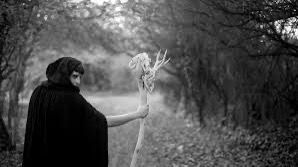
#> input picture S5/TSI/images/image_gris.jpg, 298 x 167 px
$ jupyter execute TP1.ipynb
#> lines starting #> are read from the running program, lines starting #| are printed output that depends on the picture
## EXERCICE 1
1. Définir une image numérique et présenter ses différentes formes de représentation.
2. Citer les différents formats d'image et expliquer les différences en termes de
compression, de taille et de qualité d'image.

## Définition et Représentation d'une Image Numérique

1. **Définir une image numérique et présenter ses différentes formes de représentation.**

    Une image numérique est une représentation visuelle stockée sous forme de données numériques, composée de pixels. Les formes de représentation incluent :
    - **Bitmap (ou raster)** : Grille de pixels (JPEG, PNG, BMP, GIF).
    - **Vectorielle** : Formes géométriques définies par des formules mathématiques (SVG, EPS, PDF).

2. **Citer les différents formats d'image et expliquer les différences en termes de compression, de taille et de qualité d'image.**

    - **JPEG** : Compression avec perte, petite taille, perte de qualité.
    - **PNG** : Compression sans perte, grande taille, haute qualité.
    - **GIF** : Compression sans perte, animations, limité à 256 couleurs.
    - **BMP** : Non compressé, très volumineux.
    - **SVG** : Vectoriel, redimensionnement sans perte de qualité.
    - **TIFF** : Compression avec ou sans perte, haute qualité.

## EXERCICE 2

1. Utilisez une bibliothèque comme OpenCV pour charger une image en niveaux de gris.
2. Afficher la taille de cette image sous la forme (hauteur, largeur).
3. Afficher les valeurs des pixels pour une petite portion de l'image :
a. Extraire une portion de 10 lignes et 10 colonnes.
b. Afficher cette portion sous forme de matrice.
4. Expliquer la relation entre les valeurs des pixels et la luminosité.

[cell 1]
import cv2
import matplotlib.pyplot as plt

image = cv2.imread('images/image_gris.jpg', cv2.IMREAD_GRAYSCALE)
#> image is the input picture: shape (167, 298); min 0, max 255, mean 77.4
# [20 lines of commented-out code are left out]

hauteur, largeur = image.shape
#> hauteur = 167; largeur = 298

print(f'hauteur : {hauteur}, largeur : {largeur}')
#| hauteur : 167, largeur : 298

portion = image[:10, :10]
print(portion)
#| [[36 14  4 21 44  4 10 30 32 44]
#|  [58 54 45 59 44 10  8 26 50 60]
#|  [38 53 55 78 45 29 23 28 39 52]
#|  [26 37 43 60 42 46 56 47 32 35]
#|  [25 38 61 68 65 55 68 47 39 25]
#|  [36 45 60 54 55 40 68 67 52 41]
#|  [61 54 31 21 22 21 54 79 64 72]
#|  [46 52 34 59 55 35 10 15 54 73]
#|  [55 39 36 50 56 47 42 46 60 65]
#|  [55 39 30 37 46 51 58 68 71 63]]


plt.imshow(image, cmap='gray')
plt.title("Image en Niveaux de Gris")

plt.tight_layout()
plt.show()

4. la relation entre les valeurs des pixels et la luminosité :

__est La luminosité d'une image est déterminée par les valeurs des pixels. Plus la valeur d'un pixel est élevée, plus le pixel est lumineux. Les valeurs des pixels varient généralement de 0 (noir) à 255 (blanc) dans une image en niveaux de gris.__

## EXERCICE 3:
1. Utilisez une bibliothèque comme OpenCV pour charger une image en couleur.
2. Afficher la taille de cette image sous la forme (hauteur, largeur).
3. Afficher les valeurs des pixels pour une petite portion de l'image :
a. Extraire une portion de 10 lignes et 10 colonnes.
b. Afficher cette portion sous forme de matrice.
4. Expliquer la relation entre les valeurs des pixels et la luminosité.

[cell 2]
import cv2
import matplotlib.pyplot as plt
import numpy as np

image = cv2.imread('images/image_color.jpg')
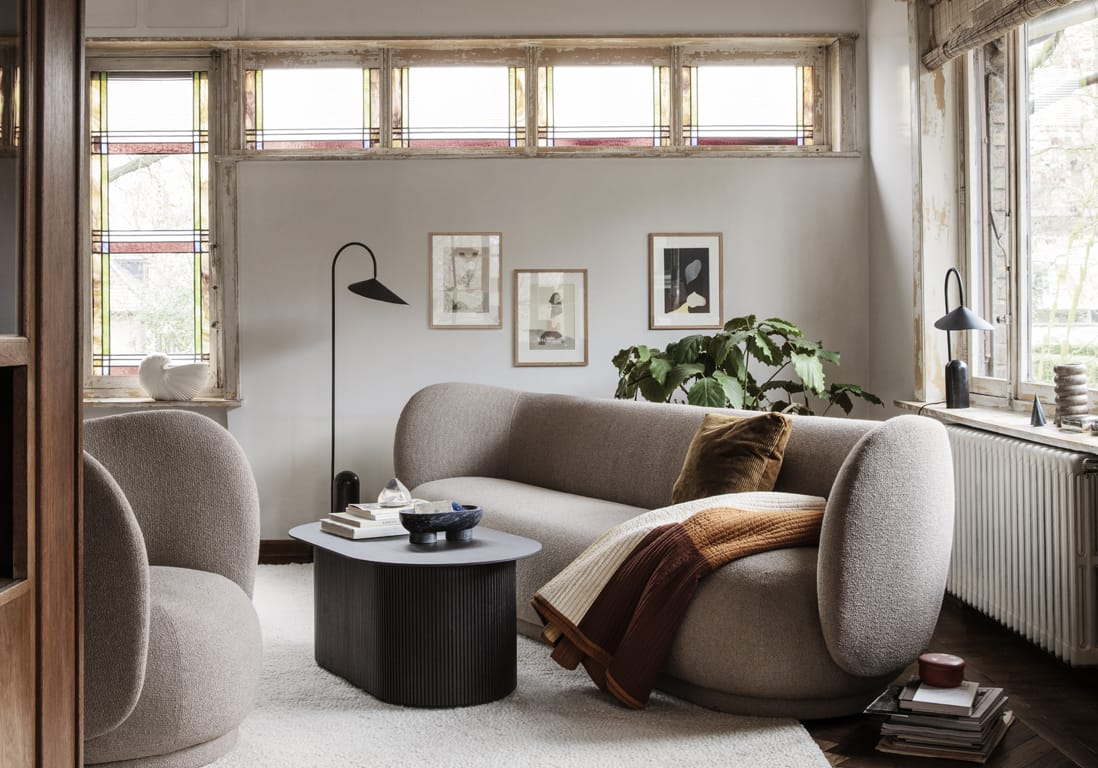
#> input picture S5/TSI/images/image_color.jpg, 1098 x 768 px
#> image is the input picture: shape (768, 1098, 3); mean B, G, R 126.9, 134.7, 143.5
image = cv2.cvtColor(image, cv2.COLOR_BGR2RGB)

hauteur, largeur, _ = image.shape
#> hauteur = 768; largeur = 1098

print(f'hauteur : {hauteur}, largeur : {largeur}')
#| hauteur : 768, largeur : 1098

portion = image[:10, :10]
print(portion)
#> (printed output is left out)

plt.imshow(image)
plt.title('original')
plt.axis(False)
plt.show()

[cell 3]
# change to gray

def by_moyenne(image):
    return np.mean(image, axis=2).astype(np.uint8)

# [9 lines of commented-out code are left out]

def by_pondiration(image):
    red = 0.2989
    vert = 0.5870
    blue = 0.1140

    result = image.copy()
    result = (result[:,:,0] * red + result[:,:,1] * vert + result[:,:,2] * blue)//3
    return result

def by_hsv(image):
    imageHSV = cv2.cvtColor(image, cv2.COLOR_RGB2HSV)
    return imageHSV[:,:,2]

def one_color(image):
    return image[:,:,2]

def min_max_gray(image):
    max_channel = np.max(image, axis=2)
    min_channel = np.min(image, axis=2)
    return np.clip((max_channel + min_channel) // 2, 0 ,255).astype(np.uint8)
plt.imshow(min_max_gray(image), cmap='gray')
plt.title('original')
plt.axis(False)
plt.show()

# EXERCICE 4:
Écrivez une fonction qui ajuste la luminosité d'une image en couleur puis en niveau de gris : En
ajoutant une valeur pour rendre l'image plus claire et en soustrayant une valeur pour rendre
l'image plus sombre.

[cell 4]
import cv2
import matplotlib.pyplot as plt
import numpy as np

def adjuste_lumosité(image, valeur):
#> called with valeur = 25
    return np.clip(image + valeur, 0, 255).astype('uint8')
#> returned value: shape (167, 298)

image = cv2.imread('images/image_gris.jpg')
image = cv2.cvtColor(image, cv2.COLOR_BGR2GRAY)

plt.imshow(adjuste_lumosité(image, 25), cmap='gray')
plt.title("adjusté luminosité")
plt.axis("off")

plt.show()

# EXERCICE 5:
Exercice 5 : Principe des pixels noir et blanc
Créer une image noire de 100x100 pixels et dessiner un carré blanc au centre de l'image :
1. L'image doit être entièrement noire (valeurs des pixels = 0).
2. Le carré blanc doit être dessiné au centre avec des pixels de valeur 255.
3. Le carré doit avoir une taille de 30x30 pixels.

[cell 5]
import numpy as np
import matplotlib.pyplot as plt

image_noir = np.zeros((100, 100))

print('triangle black')
plt.figure(figsize=(10, 15))
plt.subplot(1, 2, 1)
plt.imshow(image_noir, cmap='gray')
plt.axis(False)
plt.title('image noir')

image_noir[30:70, 30:70] = 255

print('triangle noir avec carre blanc')
plt.subplot(1, 2, 2)
plt.imshow(image_noir, cmap='gray')
plt.axis(False)
plt.title('image noir')

plt.show()
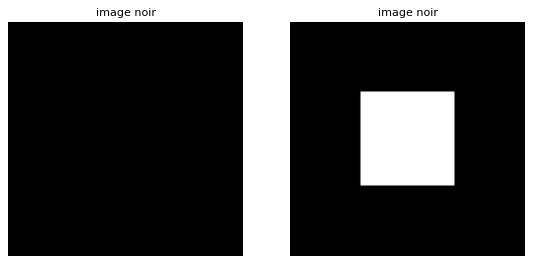
#> figure drawn by matplotlib, 2 panels

# EXERCICE 6:
1. Charger une image couleur
2. Extraire et afficher chaque canal de couleur (rouge, vert, bleu) en mettant les autres
canaux à zéro :<br>
    a. Canal rouge : Conservez uniquement les valeurs du canal rouge et mettez les
canaux vert et bleu à zéro. <br>
    b. Canal vert : Conservez uniquement les valeurs du canal vert et mettez les canaux
rouge et bleu à zéro. <br>
    c. Canal bleu : Conservez uniquement les valeurs du canal bleu et mettez les
canaux rouge et vert à zéro.
3. Afficher les résultats sous forme d'images séparées pour chaque canal. Vous devrez voir
trois images : <br>
a. Une image où seul le rouge est visible. <br>
b. Une image où seul le vert est visible. <br>
c. Une image où seul le bleu est visible.
##### __Consignes__ :
Utilisez un éditeur de code comme Python avec la bibliothèque OpenCV pour charger l'image
et manipuler les canaux et affichez les images de chaque canal en utilisant la bibliothèque de
visualisation d'images comme matplotlib pour voir le résultat.

[cell 6]
import cv2
import matplotlib.pyplot as plt
import numpy as np

image = cv2.imread('images/image_color.jpg')
image = cv2.cvtColor(image, cv2.COLOR_BGR2RGB)

def image_rouge(img):
    img_copy = img.copy()
    img_copy[:,:,1], img_copy[:,:,2] = 0, 0
    return img_copy
def image_vert(img):
    img_copy = img.copy()
    img_copy[:,:,0], img_copy[:,:,2] = 0, 0
    return img_copy
def image_blue(img):
    img_copy = img.copy()
    img_copy[:,:,0], img_copy[:,:,1] = 0, 0
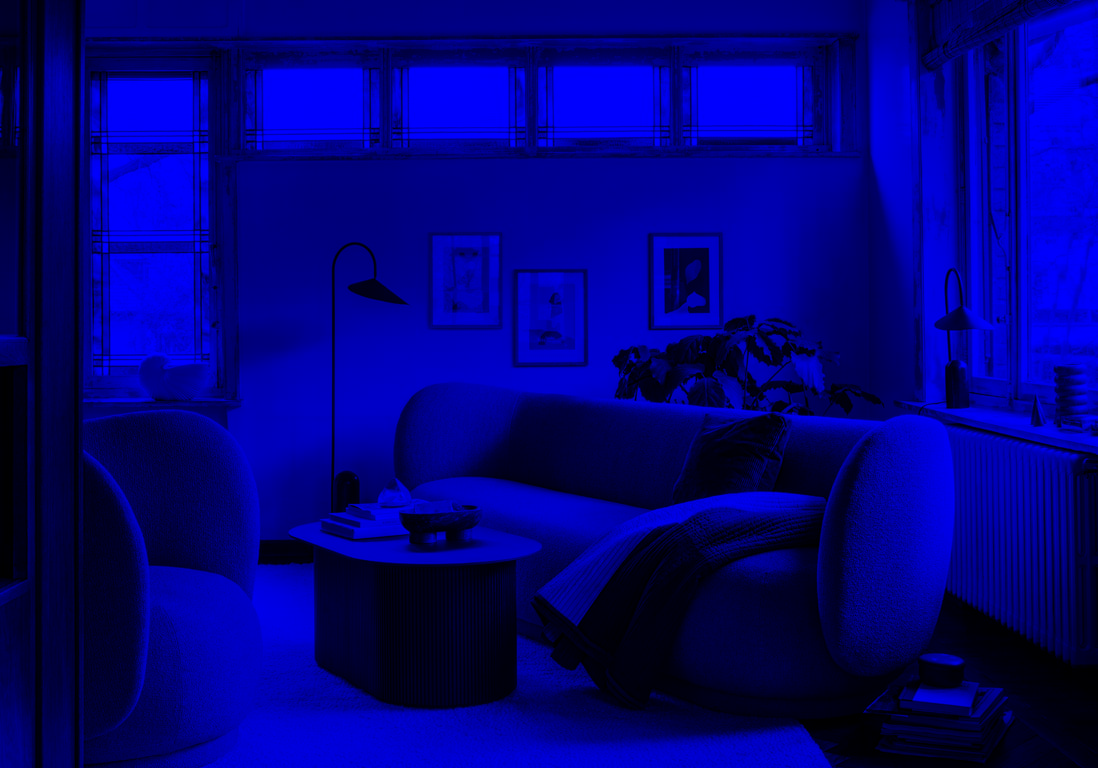
#> img_copy: shape (768, 1098, 3); mean R, G, B 0, 0, 126.9
    return img_copy

image_rouge = image_rouge(image)
image_vert = image_vert(image)
image_blue = image_blue(image)

fig, axe = plt.subplots(1, 4, figsize=(10, 15))

titles = ['original', 'rouge', 'vert', 'blue']
images = [image, image_rouge, image_vert, image_blue]

for i in range(len(images)):
    axe[i].imshow(images[i])
    axe[i].set_title(titles[i])
    axe[i].axis(False)
#> this loop made 4 passes


plt.tight_layout()
plt.show()

# EXERICICE 7:
1. Charger une image en couleur et la convertir en espace HSV.
2. Augmenter ou diminuer la saturation de l'image (canal S) pour observer l'effet sur les
couleurs.
3. Reconvertir l'image en espace RVB et afficher le résultat.

[cell 7]
import cv2
import matplotlib.pyplot as plt
import numpy as np

image = cv2.imread('images/image_color.jpg')
image_rgb = cv2.cvtColor(image, cv2.COLOR_BGR2RGB)
image = cv2.cvtColor(image, cv2.COLOR_BGR2HSV)
#> image: shape (768, 1098, 3); mean H, S, V 24.1, 44.6, 143.8
def augmenter_saturation(img, value=50):
#> called with value = 50
    copy_image = img.copy()
    copy_image[:, :, 1] = np.clip(copy_image[:, :, 1] + value, 0, 255)
#> copy_image: shape (768, 1098, 3); mean H, S, V 24.1, 93.6, 143.8
    return cv2.cvtColor(copy_image, cv2.COLOR_HSV2RGB)
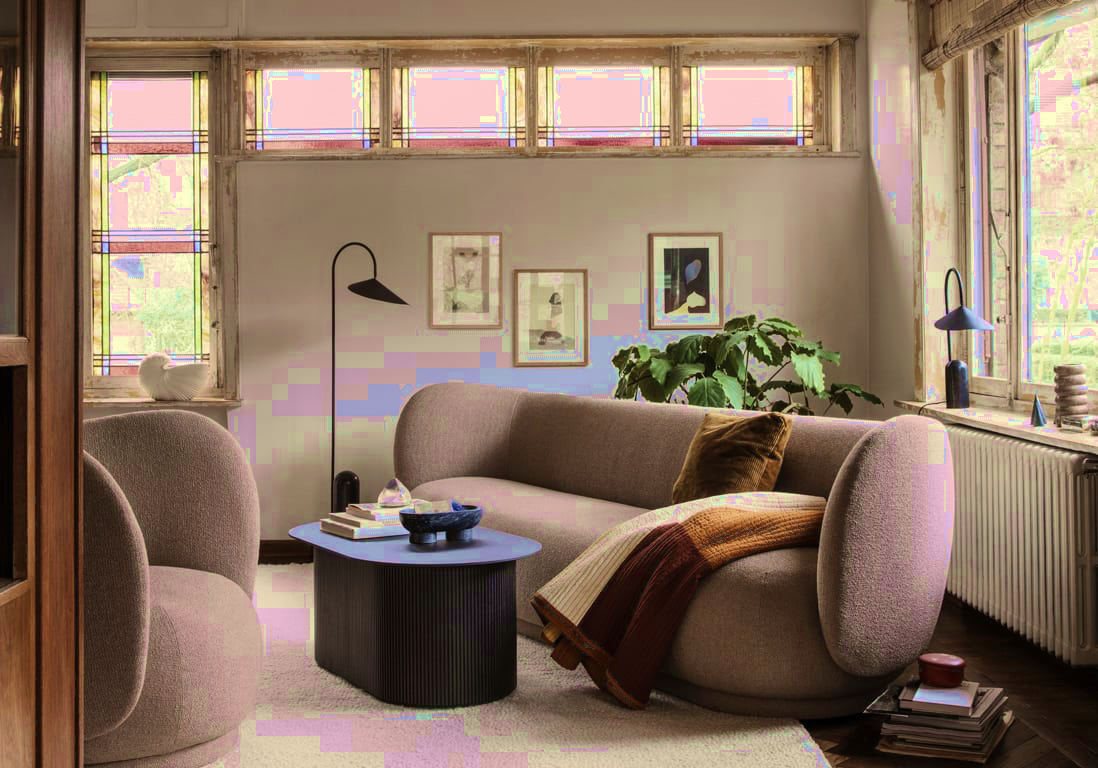
#> returned value: shape (768, 1098, 3); mean R, G, B 141.8, 118.8, 100.4

def diminuer_saturation(img, value=50):
#> called with value = 50
    copy_image = img.copy()
    copy_image[:, :, 1] = np.clip(copy_image[:, :, 1] - value, 0, 255)
#> copy_image: shape (768, 1098, 3); mean H, S, V 24.1, 162.6, 143.8
    return cv2.cvtColor(copy_image, cv2.COLOR_HSV2RGB)
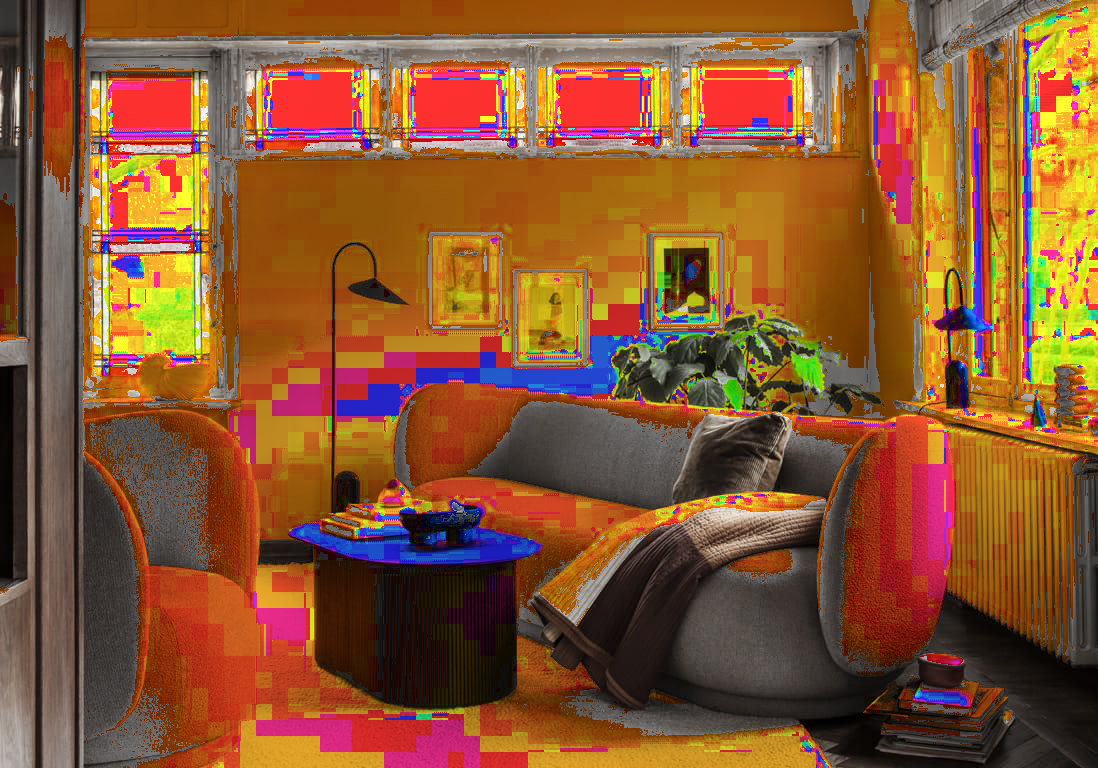
#> returned value: shape (768, 1098, 3); mean R, G, B 137, 86.4, 48.4

fig, axe = plt.subplots(1, 3, figsize=(15, 10))

titles = ['original', 'augmenter saturation', 'diminuer sturtion']
images = [image_rgb, augmenter_saturation(image), diminuer_saturation(image)]

for i in range(len(images)):
    axe[i].imshow(images[i])
    axe[i].set_title(titles[i])
    axe[i].axis(False)
#> this loop made 3 passes

plt.tight_layout()
plt.show()

# EXERCICE 8:
Pour convertir une image couleur en espace HSV vers une image en niveaux de gris, nous
devons d'abord transformer l'image de l'espace HSV en un format compatible avec les niveaux
de gris. Dans l'espace HSV (Hue, Saturation, Value), l'information de luminance (intensité) est
généralement contenue dans le canal Value (V). Nous pouvons donc extraire ce canal pour
obtenir une approximation en niveaux de gris de l'image.
1. Charger une image couleur en format HSV.
2. Extraire le canal V de l'image HSV pour obtenir l'intensité lumineuse.
3. Afficher l'image d'origine et l'image convertie en niveaux de gris en utilisant le canal V.

[cell 8]
import cv2
import matplotlib.pyplot as plt
import numpy as np

image = cv2.imread('images/image_color.jpg')
image_hsv = cv2.cvtColor(image, cv2.COLOR_BGR2HSV)
image_rgb = cv2.cvtColor(image, cv2.COLOR_BGR2RGB)


value = image_hsv[:, :, 2]


titles = ['origin', 'hsv', 'rgb', 'gray']
images = [image, image_hsv, image_rgb, value]

fig, axe = plt.subplots(1, 4, figsize=(10, 8))


for i in range(len(images)):
    axe[i].imshow(images[i], cmap='gray')
    axe[i].set_title(titles[i])
    axe[i].axis('off')


# [23 lines of commented-out code are left out]


plt.tight_layout()
plt.show()
#> figure, not shown here; B, G, R data is drawn as R, G, B

# EXERCICE 9:
Appliquer des filtres de couleur sur une image en modifiant l'intensité de chaque canal (rouge,
vert, bleu) et observer les changements.
1. Chargez une image couleur.
2. Convertissez l'image en format RGB pour un affichage correct.
3. Appliquez un filtre rouge en augmentant la valeur du canal rouge.
4. Appliquez un filtre vert en augmentant la valeur du canal vert.
5. Appliquez un filtre bleu en augmentant la valeur du canal bleu.
6. Affichez : <br>
a. L'image originale. <br>
b. L'image avec le filtre rouge. <br>
c. L'image avec le filtre vert. <br>
d. L'image avec le filtre bleu. <br>

[cell 9]
import cv2
import matplotlib.pyplot as plt
import numpy as np

image = cv2.imread('images/image_color.jpg')

# convertiser l'mage a format rgb
image_rgb = cv2.cvtColor(image, cv2.COLOR_BGR2RGB)

# augmentation de rouge
def augmenter_rouge(img, valeur=50):
#> called with valeur = 50
    image_copy = image_rgb.copy()
    image_copy[:, :, 0] = np.clip(image_rgb[:, :, 0] + valeur, 0, 255)
    return image_copy

# augmentation de vert
def augmenter_vert(img, valeur=50):
#> called with valeur = 50
    image_copy = image_rgb.copy()
    image_copy[:, :, 1] = np.clip(image_rgb[:, :, 1] + valeur, 0, 255)
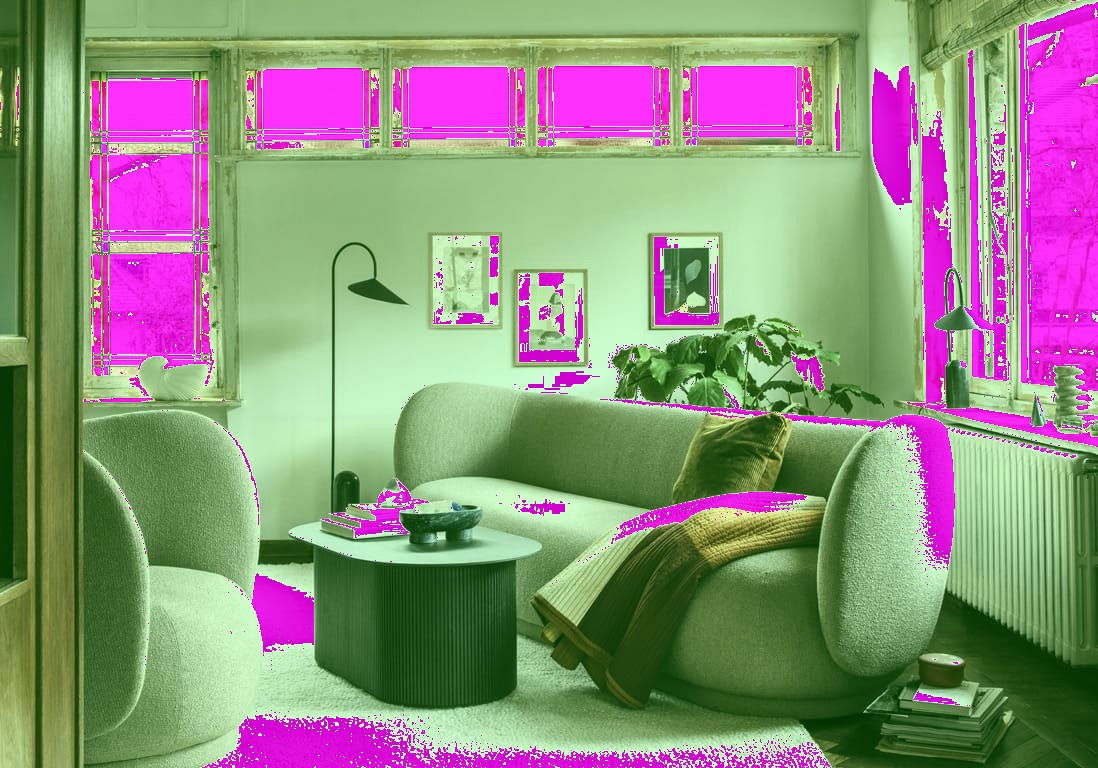
#> image_copy: shape (768, 1098, 3); mean R, G, B 143.5, 142.2, 126.9
    return image_copy

# augmentation de blue
def augmenter_blue(img, valeur=50):
#> called with valeur = 50
    image_copy = image_rgb.copy()
    image_copy[:, :, 2] = np.clip(image_rgb[:, :, 2] + valeur, 0, 255)
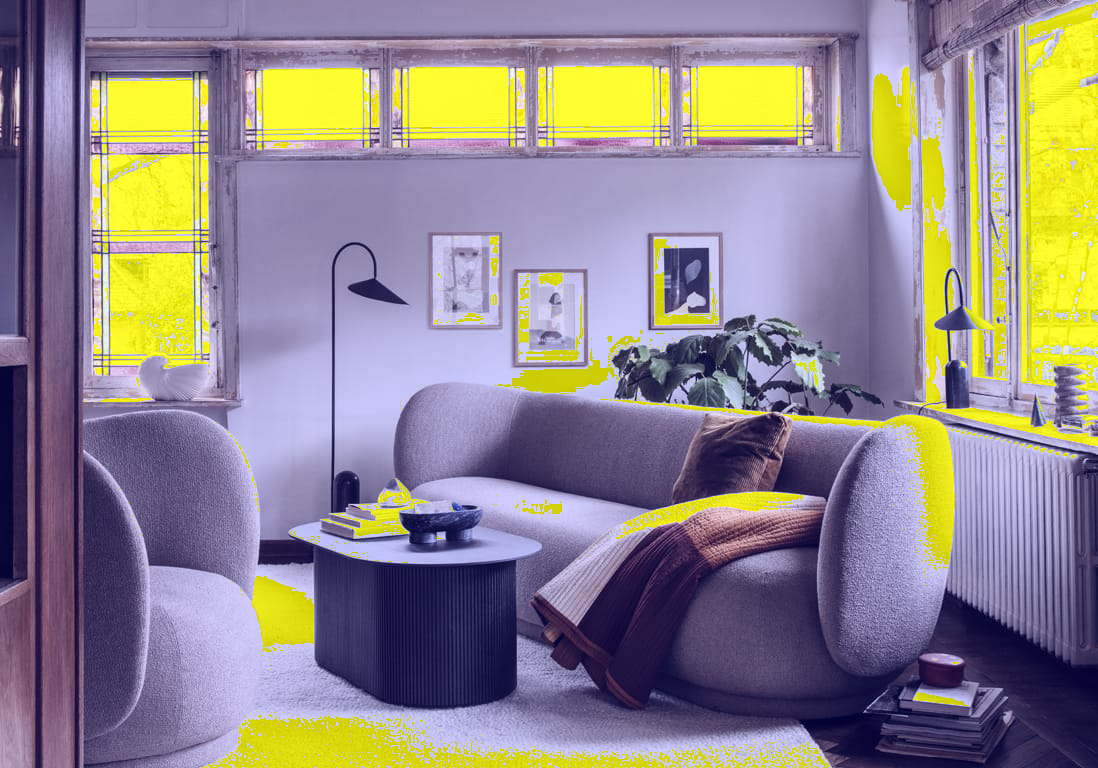
#> image_copy: shape (768, 1098, 3); mean R, G, B 143.5, 134.7, 137.8
    return image_copy

titles = ['rgb', 'filter rouge', 'filter vert', 'filter blue']
images = [image_rgb, augmenter_rouge(image_rgb), augmenter_vert(image_rgb), augmenter_blue(image_rgb)]

fig, axe = plt.subplots(2, 2, figsize=(10, 8))

axe = axe.ravel()

for i in range(len(images)):
    axe[i].imshow(images[i])
    axe[i].set_title(titles[i])
    axe[i].axis('off')

plt.tight_layout()
plt.show()
